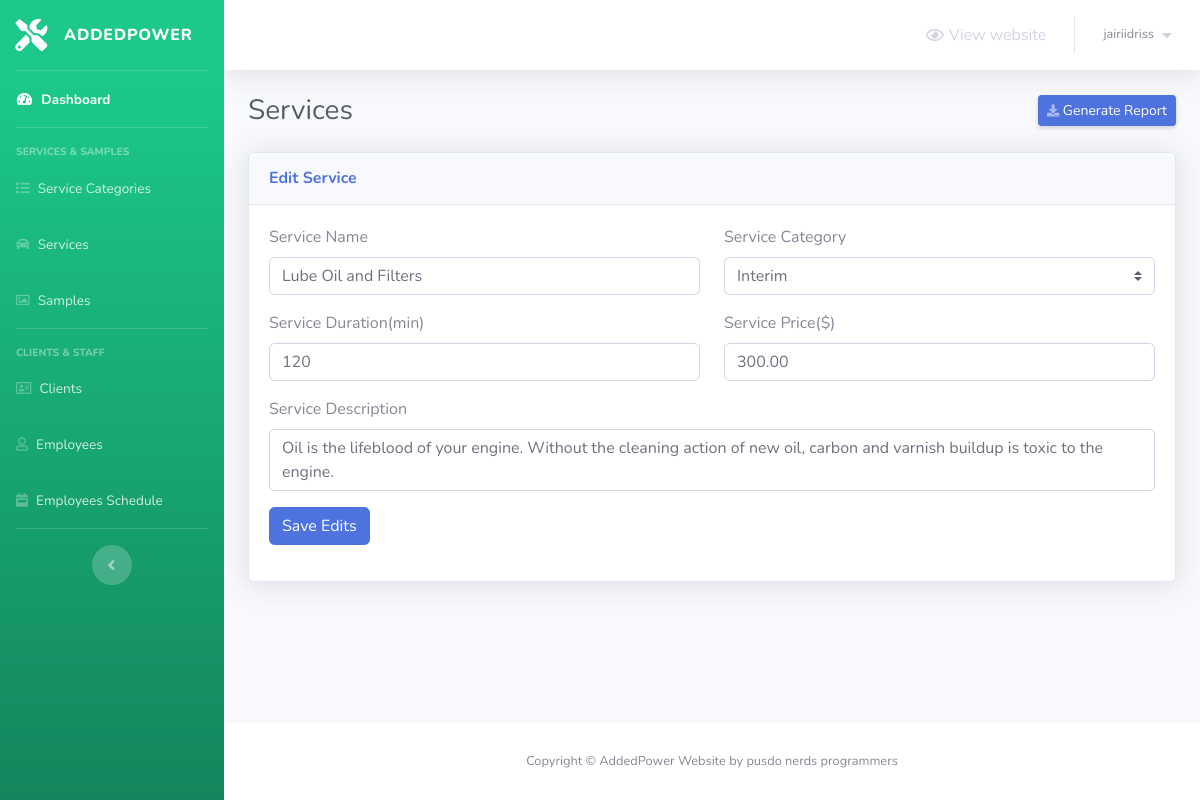
Screenshot of /admin/services.php?do=Edit&service_id=2 (signed in) with the database file from the repository.
### tables this page shows
CREATE TABLE `services` (
  `service_id` int(5) NOT NULL,
  `service_name` varchar(50) NOT NULL,
  `service_description` varchar(255) NOT NULL,
  `service_price` decimal(6,2) NOT NULL,
  `service_duration` int(5) NOT NULL,
  `category_id` int(2) NOT NULL
);

### admin/services.php (the view, shortened to what this page needs)
<?php
    include 'connect.php';
    include 'Includes/templates/header.php';
    if(isset($_SESSION['adminUsername']) && isset($_SESSION['adminPwd']))
    {
?>
        <div class="container-fluid">
            <div class="d-sm-flex align-items-center justify-content-between mb-4">
                <h1 class="h3 mb-0 text-gray-800">Services</h1>
                <a href="#" class="d-none d-sm-inline-block btn btn-sm btn-primary shadow-sm">
                    <i class="fas fa-download fa-sm text-white-50"></i>
                    Generate Report
                </a>
            </div>
            <?php
                $do = '';
                if(isset($_GET['do']) && in_array($_GET['do'], array('Add','Edit')))
                {
                    $do = htmlspecialchars($_GET['do']);
                }
                else
                {
                    $do = 'Manage';
                }
                if($do == 'Manage')
                {
                    $stmt = $con->prepare("SELECT * FROM services s, service_categories sc where s.category_id = sc.category_id");
                    $stmt->execute();
                    $rows_services = $stmt->fetchAll();
                ?>
                    <div class="card shadow mb-4">
                        <div class="card-header py-3">
                            <h6 class="m-0 font-weight-bold text-primary">Services</h6>
                        </div>
                        <div class="card-body">
                            <a href="services.php?do=Add" class="btn btn-success btn-sm" style="margin-bottom: 10px;">
                                <i class="fa fa-plus"></i>
                                Add Service
                            </a>
                            <table class="table table-bordered">
                                <thead>
                                    <tr>
                                        <th scope="col">Service Name</th>
                                        <th scope="col">Service Category</th>
                                        <th scope="col">Description</th>
                                        <th scope="col">Price</th>
                                        <th scope="col">Duration</th>
                                        <th scope="col">Manage</th>
                                    </tr>
                                </thead>
                                <tbody>
                                    <?php
                                        foreach($rows_services as $service)
                                        {
                                            echo "<tr>";
                                                echo "<td>";
                                                    echo $service['service_name'];
                                                echo "</td>";
                                                echo "<td>";
                                                    echo $service['category_name'];
                                                echo "</td>";
                                                echo "<td style = 'width:30%'>";
                                                    echo $service['service_description'];
                                                echo "</td>";
                                                echo "<td>";
                                                    echo $service['service_price'];
                                                echo "</td>";
                                                echo "<td>";
                                                    echo $service['service_duration'];
                                                echo "</td>";
                                                echo "<td>";
                                                    $delete_data = "delete_".$service["service_id"];
                                                    ?>
                                                        <ul class="list-inline m-0">
                                                            <li class="list-inline-item" data-toggle="tooltip" title="Edit">
                                                                <button class="btn btn-success btn-sm rounded-0">
                                                                    <a href="services.php?do=Edit&service_id=<?php echo $service['service_id']; ?>" style="color: white;">
                                                                        <i class="fa fa-edit"></i>
                                                                    </a>
                                                                </button>
                                                            </li>
                                                            <li class="list-inline-item" data-toggle="tooltip" title="Delete">
                                                                <button class="btn btn-danger btn-sm rounded-0" type="button" data-toggle="modal" data-target="#<?php echo $delete_data; ?>" data-placement="top"><i class="fa fa-trash"></i></button>
                                                                <div class="modal fade" id="<?php echo $delete_data; ?>" tabindex="-1" role="dialog" aria-labelledby="<?php echo $delete_data; ?>" aria-hidden="true">
                                                                    <div class="modal-dialog" role="document">
                                                                        <div class="modal-content">
                                                                            <div class="modal-header">
                                                                                <h5 class="modal-title" id="exampleModalLabel">Delete Service</h5>
                                                                                <button type="button" class="close" data-dismiss="modal" aria-label="Close">
                                                                                    <span aria-hidden="true">&times;</span>
                                                                                </button>
                                                                            </div>
                                                                            <div class="modal-body">
                                                                                Are you sure you want to delete this Service "<?php echo $service['service_name']; ?>"?
                                                                            </div>
                                                                            <div class="modal-footer">
                                                                                <button type="button" class="btn btn-secondary" data-dismiss="modal">Cancel</button>
                                                                                <button type="button" data-id = "<?php echo $service['service_id']; ?>" class="btn btn-danger delete_service_bttn">Delete</button>
                                                                            </div>
                                                                        </div>
                                                                    </div>
                                                                </div>
                                                            </li>
                                                        </ul>
                                                    <?php
                                                echo "</td>";
                                            echo "</tr>";
                                        }
                                    ?>
                                </tbody>
                            </table>
                        </div>
                    </div>
                    <?php
                }
                elseif($do == "Edit")
                {
                    $service_id = (isset($_GET['service_id']) && is_numeric($_GET['service_id']))?intval($_GET['service_id']):0;
                    if($service_id)
                    {
                        $stmt = $con->prepare("Select * from services where service_id = ?");
                        $stmt->execute(array($service_id));
                        $service = $stmt->fetch();
                        $count = $stmt->rowCount();
                        if($count > 0)
                        {
                            ?>
                            <div class="card shadow mb-4">
                                <div class="card-header py-3">
                                    <h6 class="m-0 font-weight-bold text-primary">Edit Service</h6>
                                </div>
                                <div class="card-body">
                                    <form method="POST" action="services.php?do=Edit&service_id=<?php echo $service_id; ?>">
                                        <div class="row">
                                            <div class="col-md-6">
                                                <div class="form-group">
                                                    <label for="service_name">Service Name</label>
                                                    <input type="text" class="form-control" value="<?php echo $service['service_name'] ?>" placeholder="Service Name" name="service_name">
                                                </div>
                                            </div>
                                            <div class="col-md-6">
                                                <?php
                                                    $stmt = $con->prepare("SELECT * FROM service_categories");
                                                    $stmt->execute();
                                                    $rows_categories = $stmt->fetchAll();
                                                ?>
                                                <div class="form-group">
                                                    <label for="service_category">Service Category</label>
                                                    <select class="custom-select" name="service_category">
                                                        <?php
                                                            foreach($rows_categories as $category)
                                                            {
                                                                if($category['category_id'] == $service['category_id'])
                                                                {
                                                                    echo "<option value = '".$category['category_id']."' selected>";
                                                                        echo $category['category_name'];
                                                                    echo "</option>";
                                                                }
                                                                else
                                                                {
                                                                    echo "<option value = '".$category['category_id']."'>";
                                                                        echo $category['category_name'];
                                                                    echo "</option>";
                                                                }
                                                            }
                                                        ?>
                                                    </select>
                                                </div>
                                            </div>
                                        </div>
                                        <div class="row">
                                            <div class="col-md-6">
                                                <div class="form-group">
                                                    <label for="service_duration">Service Duration(min)</label>
                                                    <input type="text" class="form-control" value="<?php echo $service['service_duration'] ?>" placeholder="Service Duration" name="service_duration">
                                                </div>
                                            </div>
                                            <div class="col-md-6">
                                                <div class="form-group">
                                                    <label for="service_price">Service Price($)</label>
                                                    <input type="text" class="form-control" value="<?php echo $service['service_price'] ?>" placeholder="Service Price" name="service_price">
                                                </div>
                                            </div>
                                        </div>
                                        <div class="row">
                                            <div class="col-md-12">
                                                <div class="form-group">
                                                    <label for="service_description">Service Description</label>
                                                    <textarea class="form-control" name="service_description" style="resize: none;"><?php echo $service['service_description']; ?></textarea>
                                                </div>
                                            </div>
                                        </div>
                                        <button type="submit" name="edit_service_sbmt" class="btn btn-primary">Save Edits</button>
                                    </form>
                                </div>
                            </div>
                            <?php
                        }
                        else
                        {
                            header('Location: services.php');
                            exit();
                        }
                    }
                    else
                    {
                        header('Location: services.php');
                        exit();
                    }
                }
            ?>
        </div>
<?php
        include 'Includes/templates/footer.php';
    }
    else
    {
        header('Location: login.php');
        exit();
    }
?>

### rows the page displays
services: service_name "Lube Oil and Filters", service_duration "120", service_price "300.00", service_description "Oil is the lifeblood of your engine. Without the cleaning action of new oil, carbon and varnish buildup is toxic to the engine."

### other values shown
$_SESSION['adminUsername'] "jairiidriss"
form field service_category "Interim"
